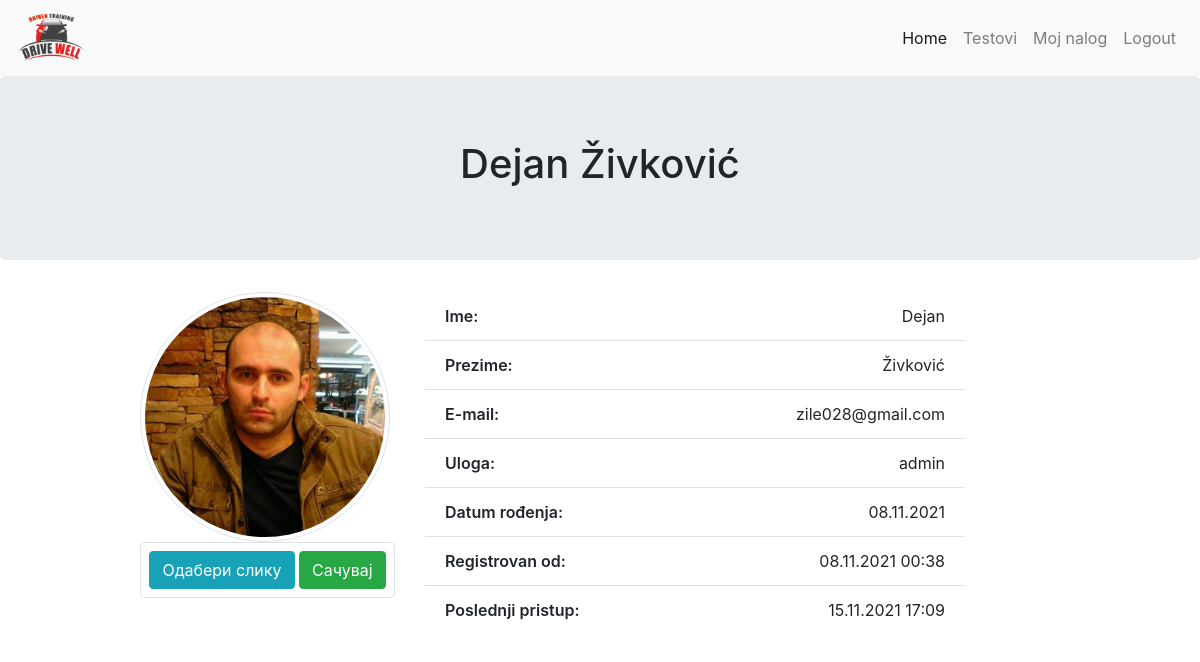
Page /user.php (signed in) on the earlier database version.
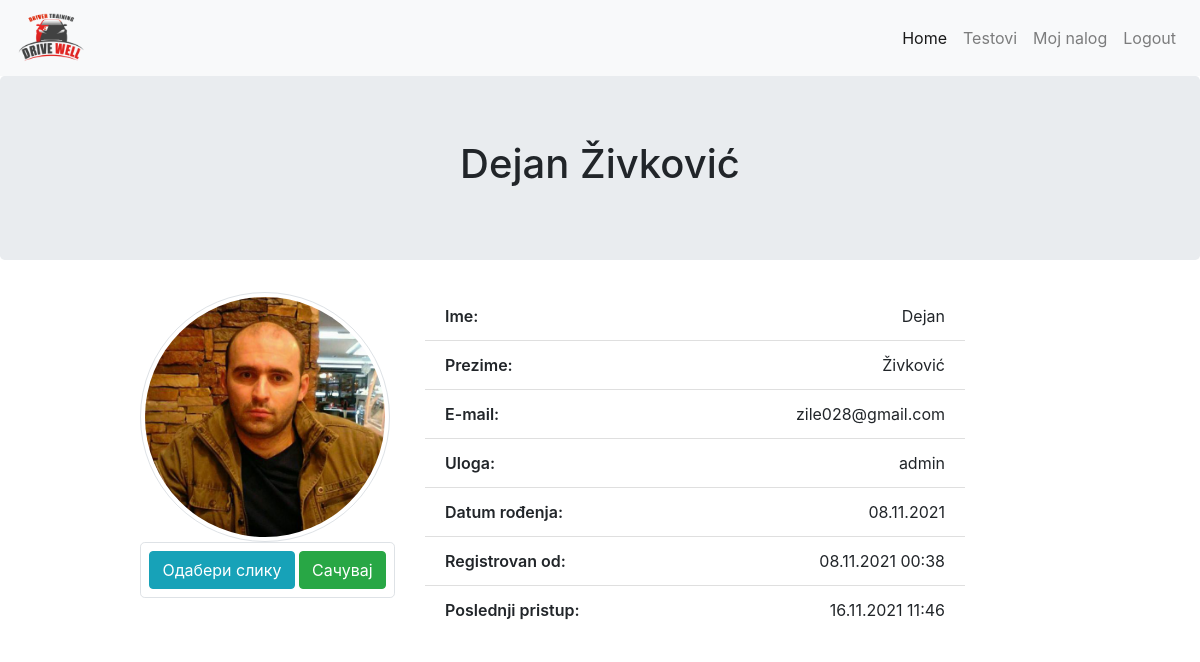
Same page on the later database version.
### tables this page shows
CREATE TABLE `users` (
  `id` int(11) NOT NULL,
  `first_name` varchar(50) NOT NULL,
  `last_name` varchar(50) NOT NULL,
  `date_birth` date NOT NULL,
  `email` varchar(50) NOT NULL,
  `password` varchar(60) NOT NULL,
  `created_at` timestamp NOT NULL DEFAULT CURRENT_TIMESTAMP,
  `last_login` timestamp NOT NULL DEFAULT CURRENT_TIMESTAMP,
  `profil_img` varchar(60) DEFAULT NULL,
  `role_id` int(11) DEFAULT NULL
);

CREATE TABLE `roles` (
  `id` int(11) NOT NULL,
  `role` varchar(30) NOT NULL,
  `description` varchar(255) NOT NULL
);

### user.php (called while the page is built, shortened)
<?php
require_once "core/init.php";
$user_info = $User->selectSingleJoin(
    ["users", "roles"],
    "role_id",
    ["id" => $_SESSION["id"]]
);
require_once ROOT . "/view/user.view.php";

### core/init.php (called while the page is built, shortened)
<?php
require_once "config.php";
require_once "function.php";
require_once "classes/Conection.php";
require_once "classes/QueryBuilder.php";
require_once "classes/User.php";
$User         = new User($database);

### core/classes/QueryBuilder.php (called while the page is built, shortened)
<?php
class QueryBuilder extends Connection
{
    public function selectSingleJoin(array $table, String $join_on, $criteria)
    {
        $key = key($criteria);
        $sql = "SELECT
                {$table[0]}.*, {$table[0]}.id {$table[0]}_id, {$table[1]}.*
                FROM {$table[0]}
                JOIN {$table[1]}
                ON {$table[0]}.{$join_on} = {$table[1]}.id
                WHERE {$table[0]}.{$key} = :{$key}";
        $qry = $this->db->prepare($sql);
        $qry->execute($criteria);
        $result = $qry->fetch(PDO::FETCH_OBJ);
        return $result;
    }
}

### core/classes/Conection.php (called while the page is built, shortened)
<?php
class Connection
{
    public function __construct($database)
    {
        try {
            $this->db = new PDO("mysql:host={$database['host']};dbname={$database['dbname']}", $database["user"], $database["password"]);
        } catch (PDOException $err) {
            die("Doslo je do greske. Nije moguce konektovati se sa bazom - " . $err->getMessage());
        }
    }
}

### core/function.php (called while the page is built, shortened)
<?php
function displayDate($arg){
    return date("d.m.Y",strtotime($arg));
}
function displayDateTime($arg){
    return date("d.m.Y H:i",strtotime($arg));
}

### view/user.view.php (the view, shortened to what this page needs)
<?php
require ROOT . "/include/top.php";
require ROOT . "/include/main_nav.php";
?>
<header class="jumbotron text-center">
    <h1><?php echo "{$user_info->first_name} {$user_info->last_name}"; ?></h1>
</header>
<section class="container">
    <article class="row">
        <div class="col-md-3 offset-md-1">
            <?php if($user_info->profil_img): ?>
            <img id="profil" src="upload/<?php echo $user_info->profil_img; ?>" class="img-thumbnail rounded-circle"
                alt="">
            <?php else: ?>
            <img id="profil" src="asset/logo.png" class="img-thumbnail rounded-circle" alt="">
            <?php endif; ?>
            <form class="border text-center rounded-lg" action="user.php" method="POST" enctype="multipart/form-data">
                <label class="btn btn-info my-2" for="file-img">Одабери слику</label>
                <button type="submit" class="btn btn-success my-2" name="save_img">Сачувај</button>
            </form>
        </div>
        <div class="col-md-6">
            <ul class="list-group list-group-flush">
                <li class="list-group-item"><span>Ime:</span>
                    <p><?php echo $user_info->first_name; ?></p>
                </li>
                <li class="list-group-item"><span>Prezime:</span>
                    <p><?php echo $user_info->last_name; ?></p>
                </li>
                <li class="list-group-item"><span>E-mail:</span>
                    <p><?php echo $user_info->email; ?></p>
                </li>
                <li class="list-group-item"><span>Uloga:</span>
                    <p><?php echo $user_info->role; ?></p>
                </li>
                <li class="list-group-item"><span>Datum
                        rođenja:</span>
                    <p><?php echo displayDate($user_info->date_birth); ?></p>
                </li>
                <li class="list-group-item"><span>Registrovan
                        od:</span>
                    <p><?php echo displayDateTime($user_info->created_at); ?></p>
                </li>
                <li class="list-group-item"><span>Poslednji
                        pristup:</span>
                    <p><?php echo displayDateTime($user_info->last_login); ?></p>
                </li>
            </ul>
        </div>
    </article>
</section>
<?php
require ROOT . "/include/bottom.php";
?>

Differences in the rows shown:
changed users "Dejan": last_login "15.11.2021 17:09" → "16.11.2021 11:46"
